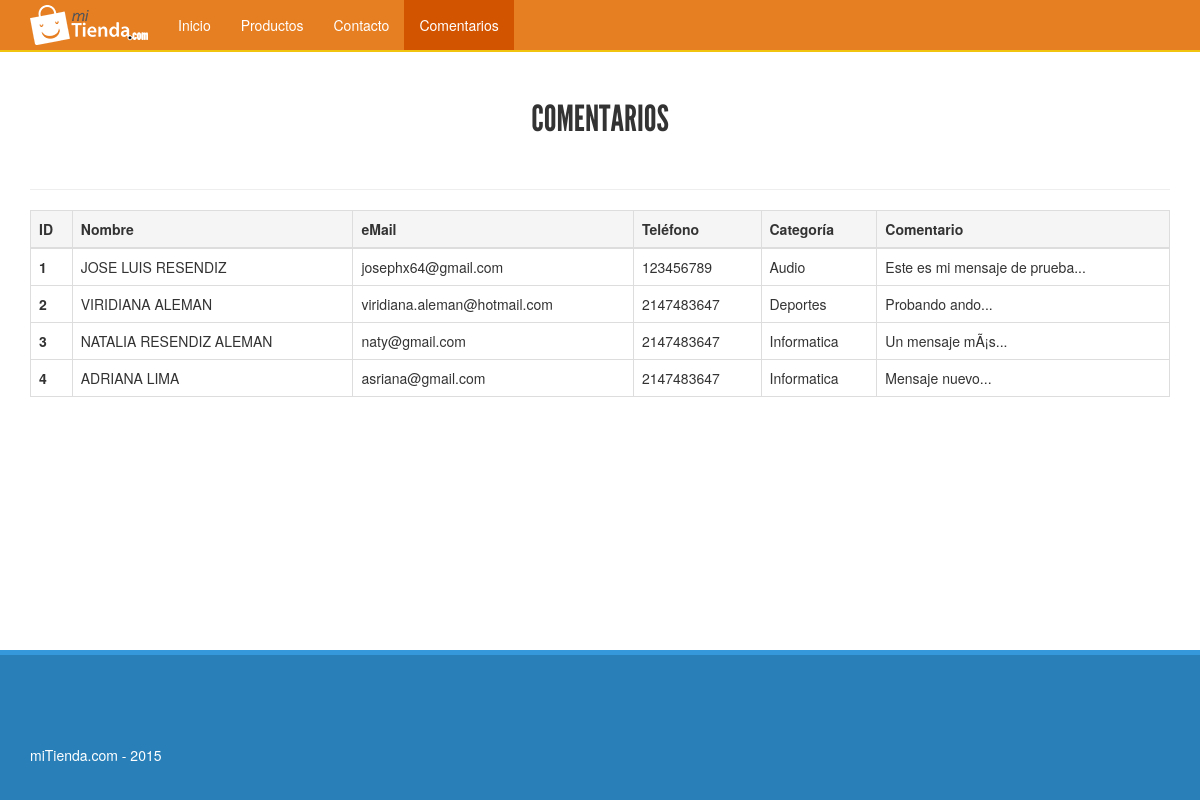
The page /comentarios.php on the database its author committed.
### tables this page shows
CREATE TABLE `comentarios` (
  `id_Comentario` int(11) NOT NULL AUTO_INCREMENT,
  `nombre` varchar(100) NOT NULL,
  `email` varchar(100) NOT NULL,
  `telefono` int(50) NOT NULL,
  `categoria` varchar(100) NOT NULL,
  `comentario` varchar(255) NOT NULL,
  PRIMARY KEY (`id_Comentario`)
);

### inc/lstComentarios.php (the view)
<?php
	$query_rsComentarios = "SELECT * FROM comentarios";
	$rsComentarios = mysql_query($query_rsComentarios, $cxnServidor) or die(mysql_error());
	$row_rsComentarios = mysql_fetch_assoc($rsComentarios);
 ?>
<table class="table table-bordered table-hover">
  <thead>
    <tr class="active">
      <th>ID</th>
      <th>Nombre</th>
      <th>eMail</th>
      <th>Teléfono</th>
	  <th>Categoría</th>
	  <th>Comentario</th>
    </tr>
  </thead>
  <tbody>
	  <?php do { ?>
		  <tr>
			  <th> <?php echo $row_rsComentarios['id_Comentario']; ?> </th>
			  <td> <?php echo $row_rsComentarios['nombre']; ?> </td>
			  <td> <?php echo $row_rsComentarios['email']; ?> </td>
			  <td> <?php echo $row_rsComentarios['telefono']; ?> </td>
			  <td> <?php echo $row_rsComentarios['categoria']; ?> </td>
			  <td> <?php echo $row_rsComentarios['comentario']; ?> </td>
		  </tr>
		  <?php } while ($row_rsComentarios = mysql_fetch_assoc($rsComentarios)); ?>
	  </tbody>
</table>
<div class="spacer10em "></div>

### css/sticky-footer-navbar.css (style rules this page uses)
html { position: relative; min-height: 100%; }
body { margin-bottom: 60px; }

### css/main.css (style rules this page uses)
.spacer10em { height: 10em; }

### rows shown on the page
comentarios: id_Comentario "1", nombre "JOSE LUIS RESENDIZ", email "josephx64@gmail.com", telefono "123456789", categoria "Audio", comentario "Este es mi mensaje de prueba..."
comentarios: id_Comentario "2", nombre "VIRIDIANA ALEMAN", email "viridiana.aleman@hotmail.com", telefono "2147483647", categoria "Deportes", comentario "Probando ando..."
comentarios: id_Comentario "3", nombre "NATALIA RESENDIZ ALEMAN", email "naty@gmail.com", telefono "2147483647", categoria "Informatica", comentario "Un mensaje mÃ¡s..."
comentarios: id_Comentario "4", nombre "ADRIANA LIMA", email "asriana@gmail.com", telefono "2147483647", categoria "Informatica", comentario "Mensaje nuevo..."
